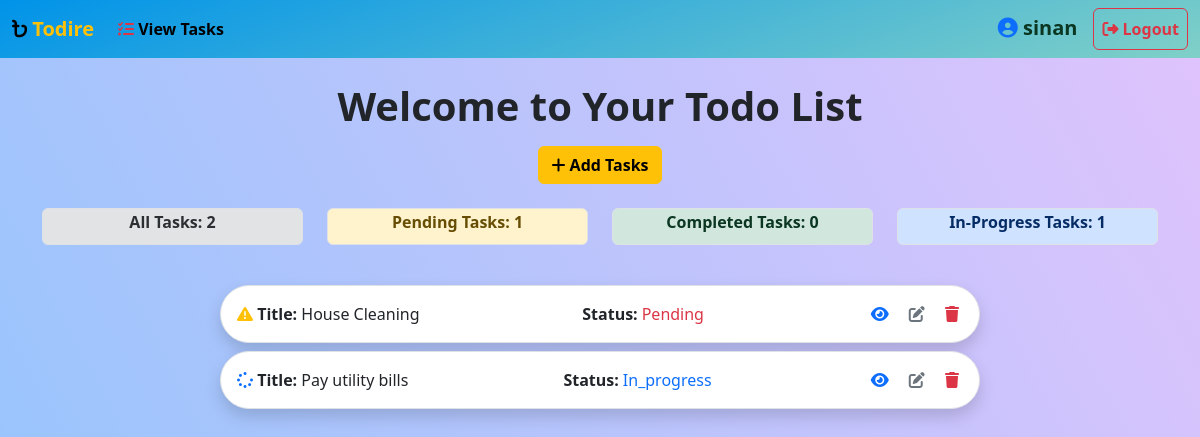
Screenshot of /tasks/all/ (signed in) with the database file from the repository.
### task/models.py (models this page shows, shortened)
class Task(models.Model):
    title = models.CharField(max_length=200)
    options = (
        ('pending','Pending'),
        ('in_progress', 'In Progress'),
        ('completed','Completed'),
    )
    status = models.CharField(max_length=200,choices=options,default='pending')
    description = models.TextField()
    created_date = models.DateTimeField(auto_now_add=True)
    due_date = models.DateTimeField(null=True, blank=True)
    user_object = models.ForeignKey(User,on_delete=models.CASCADE)

### task/views.py (the view)
# urls.py: path('tasks/all/', views.TaskListView.as_view(), name='task-list'),  # URL for listing all tasks
@method_decorator(decorator, name="dispatch")
class TaskListView(View):
    def get(self, request, *args, **kwargs):
        status_filter = request.GET.get('status')
        if status_filter:
            qs = Task.objects.filter(user_object=request.user, status=status_filter)
        else:
            qs = Task.objects.filter(user_object=request.user)
        pending_count = Task.objects.filter(user_object=request.user, status='pending').count()
        completed_count = Task.objects.filter(user_object=request.user, status='completed').count()
        in_progress_count = Task.objects.filter(user_object=request.user, status='in_progress').count()
        all_count = Task.objects.filter(user_object=request.user).count()
        return render(request, 'task_list.html', {
            'data': qs,
            'pending_count': pending_count,
            'completed_count': completed_count,
            'in_progress_count': in_progress_count,
            'all_count': all_count
        })

### task/decorator.py (called while the page is built)
def signin_required(fn):
    def wrapper(request,*args,**kwargs):
        if not request.user.is_authenticated:
            messages.error(request,"Invalid Session")
            return redirect("signin")
        else:
            return fn(request,*args,**kwargs)
    return wrapper

### task/templates/task_list.html (shortened to what this page needs)
<!DOCTYPE html>
{% load static %}
<html lang="en">
<head>
    <link href="https://cdn.jsdelivr.net/npm/bootstrap@5.3.2/dist/css/bootstrap.min.css" rel="stylesheet"
>
    <link rel="stylesheet" href="{% static 'css/task_list.css' %}">
</head>
<body>
    <nav class="navbar navbar-expand-lg bg-body-tertiary">
        <div class="container-fluid">
            <a class="navbar-brand text-warning fw-bolder" href="#"><i
                    class="fa-solid fa-bangladeshi-taka-sign text-black"></i>
                <b>Todire</b></a>
            <div class="collapse navbar-collapse" id="navbarNavAltMarkup">
                <div class="navbar-nav me-auto">
                    <a class="nav-link active fw-bolder" href="{% url 'task-list' %}"><i
                            class="fa-solid fa-list-check text-danger"></i> View Tasks</a>
                </div>
                <div class="navbar-nav">
                    <a class="navbar-brand text-success-emphasis fw-bolder" href="#"><i
                            class="fa-solid fa-circle-user text-primary"></i>
                        {{ request.user }}</a>
                    <a class="btn btn-light nav-link fw-bolder btn-logout" href="{% url 'signout' %}"><i
                            class="fa-solid fa-right-from-bracket"></i> <b>Logout</b></a>
                </div>
            </div>
        </div>
    </nav>
    <div class="container text-center mt-4">
        <h1 class="fw-bolder">Welcome to Your Todo List</h1>
        <a class="btn btn-warning fw-bold mt-2" href="{% url 'task-add' %}"><i class="fa-solid fa-plus"></i> Add
            Tasks</a>
    </div>
    <div class="container text-center mt-4">
        <div class="row">
            <div class="col-md-3">
                <a href="{% url 'task-list' %}" class="text-decoration-none">
                    <div class="border mb-3 text-capitalize p-1 rounded alert alert-secondary">
                        <h6><b>All Tasks: {{ all_count }}</b></h6>
                    </div>
                </a>
            </div>
            <div class="col-md-3">
                <a href="?status=pending" class="text-decoration-none">
                    <div class="border mb-3 text-capitalize p-1 rounded alert alert-warning">
                        <h6><b>Pending Tasks: {{ pending_count }}</b></h6>
                    </div>
                </a>
            </div>
            <div class="col-md-3">
                <a href="?status=completed" class="text-decoration-none">
                    <div class="border mb-3 text-capitalize p-1 rounded alert alert-success">
                        <h6><b>Completed Tasks: {{ completed_count }}</b></h6>
                    </div>
                </a>
            </div>
            <div class="col-md-3">
                <a href="?status=in_progress" class="text-decoration-none">
                    <div class="border mb-3 text-capitalize p-1 rounded alert alert-primary">
                        <h6><b>In-Progress Tasks: {{ in_progress_count }}</b></h6>
                    </div>
                </a>
            </div>
        </div>
    </div>
    <div class="container mt-4">
        {% for t in data %}
        <div class="row mb-2">
            <div class="col-12 col-md-8 offset-md-2 border rounded-pill p-3 shadow bg-white">
                <div class="d-flex justify-content-between align-items-center">
                    <div>
                        {% if t.status == 'completed' %}
                        <i class="fa-solid fa-check text-success"></i>
                        {% elif t.status == 'pending' %}
                        <i class="fa-solid fa-exclamation-triangle text-warning"></i>
                        {% elif t.status == 'in_progress' %}
                        <i class="fa-solid fa-spinner text-primary"></i>
                        {% endif %}
                        <span class="{% if t.status == 'completed' %}task-completed{% endif %}"><b>Title:</b>
                            {{t.title}}</span>
                    </div>
                    <div class="d-flex align-items-center">
                        <b class="me-1">Status:</b>
                        <span
                            class="text-capitalize {% if t.status == 'completed' %}text-success{% elif t.status == 'pending' %}text-danger{% elif t.status == 'in_progress' %}text-primary{% endif %}">
                            {{ t.status }}
                        </span>
                    </div>
                    <div>
                        <a href="{% url 'task-detail' t.id %}"
                            class="text-decoration-none text-primary pe-2 fw-bolder"><i
                                class="fa-solid fa-eye p-1 text-primary"></i></a>
                        <a href="{% url 'task-edit' t.id %}"
                            class="text-decoration-none text-secondary pe-2 fw-bolder"><i
                                class="fa-solid fa-pen-to-square p-1 text-secondary"></i></a>
                        <a href="{% url 'task-delete' t.id %}" class="text-decoration-none text-danger fw-bolder"><i
                                class="fa-sharp fa-solid fa-trash p-1 text-danger"></i></a>
                    </div>
                </div>
            </div>
        </div>
        {% endfor %}
    </div>
</body>
</html>

### task/static/css/task_list.css (style rules this page uses)
.navbar { background-color: #0093E9; background-image: linear-gradient(160deg, #0093E9 0%, #80D0C7 100%); }
body { background-color: #8EC5FC; background-image: linear-gradient(62deg, #8EC5FC 0%, #E0C3FC 100%); background-repeat: no-repeat; background-size: 100% 900px; }
.btn-logout { color: #dc3545 !important; border: 1px solid #dc3545 !important; }

### rows the page displays
Task: title "House Cleaning", status "Pending"
Task: title "Pay utility bills", status "In_progress"

### other values shown
{{ request.user }} "sinan"
{{ all_count }} "2"
{{ pending_count }} "1"
{{ completed_count }} "0"
{{ in_progress_count }} "1"
